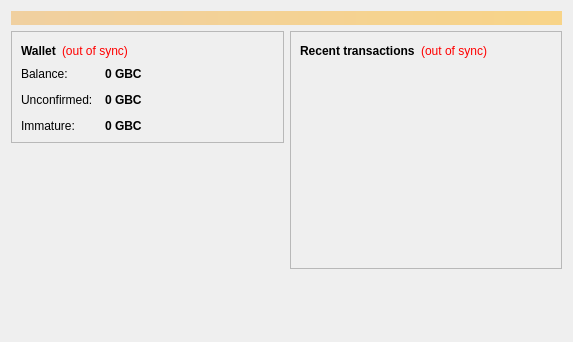
<?xml version="1.0" encoding="UTF-8"?>
<ui version="4.0">
 <class>OverviewPage</class>
 <widget class="QWidget" name="OverviewPage">
  <property name="geometry">
   <rect>
    <x>0</x>
    <y>0</y>
    <width>573</width>
    <height>342</height>
   </rect>
  </property>
  <property name="windowTitle">
   <string>Form</string>
  </property>
  <layout class="QVBoxLayout" name="topLayout">
   <item>
    <widget class="QLabel" name="labelAlerts">
     <property name="visible">
      <bool>false</bool>
     </property>
     <property name="styleSheet">
      <string notr="true">background-color: qlineargradient(x1: 0, y1: 0, x2: 1, y2: 0, stop:0 #F0D0A0, stop:1 #F8D488); color:#000000;</string>
     </property>
     <property name="wordWrap">
      <bool>true</bool>
     </property>
     <property name="margin">
      <number>3</number>
     </property>
    </widget>
   </item>
   <item>
    <layout class="QHBoxLayout" name="horizontalLayout" stretch="1,1">
     <item>
      <layout class="QVBoxLayout" name="verticalLayout_2">
       <item>
        <widget class="QFrame" name="frame">
         <property name="frameShape">
          <enum>QFrame::StyledPanel</enum>
         </property>
         <property name="frameShadow">
          <enum>QFrame::Raised</enum>
         </property>
         <layout class="QVBoxLayout" name="verticalLayout_4">
          <item>
           <layout class="QHBoxLayout" name="horizontalLayout_4">
            <item>
             <widget class="QLabel" name="label_5">
              <property name="font">
               <font>
                <weight>75</weight>
                <bold>true</bold>
               </font>
              </property>
              <property name="text">
               <string>Wallet</string>
              </property>
             </widget>
            </item>
            <item>
             <widget class="QLabel" name="labelWalletStatus">
              <property name="toolTip">
               <string>The displayed information may be out of date. Your wallet automatically synchronizes with the Globalbestcoin network after a connection is established, but this process has not completed yet.</string>
              </property>
              <property name="styleSheet">
               <string notr="true">QLabel { color: red; }</string>
              </property>
              <property name="text">
               <string notr="true">(out of sync)</string>
              </property>
              <property name="alignment">
               <set>Qt::AlignLeading|Qt::AlignLeft|Qt::AlignVCenter</set>
              </property>
             </widget>
            </item>
            <item>
             <spacer name="horizontalSpacer_2">
              <property name="orientation">
               <enum>Qt::Horizontal</enum>
              </property>
              <property name="sizeHint" stdset="0">
               <size>
                <width>40</width>
                <height>20</height>
               </size>
              </property>
             </spacer>
            </item>
           </layout>
          </item>
          <item>
           <layout class="QFormLayout" name="formLayout_2">
            <property name="fieldGrowthPolicy">
             <enum>QFormLayout::AllNonFixedFieldsGrow</enum>
            </property>
            <property name="horizontalSpacing">
             <number>12</number>
            </property>
            <property name="verticalSpacing">
             <number>12</number>
            </property>
            <item row="0" column="0">
             <widget class="QLabel" name="label">
              <property name="text">
               <string>Balance:</string>
              </property>
             </widget>
            </item>
            <item row="0" column="1">
             <widget class="QLabel" name="labelBalance">
              <property name="font">
               <font>
                <weight>75</weight>
                <bold>true</bold>
               </font>
              </property>
              <property name="cursor">
               <cursorShape>IBeamCursor</cursorShape>
              </property>
              <property name="toolTip">
               <string>Your current balance</string>
              </property>
              <property name="text">
               <string notr="true">0 GBC</string>
              </property>
              <property name="textInteractionFlags">
               <set>Qt::LinksAccessibleByMouse|Qt::TextSelectableByKeyboard|Qt::TextSelectableByMouse</set>
              </property>
             </widget>
            </item>
            <item row="1" column="0">
             <widget class="QLabel" name="label_3">
              <property name="text">
               <string>Unconfirmed:</string>
              </property>
             </widget>
            </item>
            <item row="1" column="1">
             <widget class="QLabel" name="labelUnconfirmed">
              <property name="font">
               <font>
                <weight>75</weight>
                <bold>true</bold>
               </font>
              </property>
              <property name="cursor">
               <cursorShape>IBeamCursor</cursorShape>
              </property>
              <property name="toolTip">
               <string>Total of transactions that have yet to be confirmed, and do not yet count toward the current balance</string>
              </property>
              <property name="text">
               <string notr="true">0 GBC</string>
              </property>
              <property name="textInteractionFlags">
               <set>Qt::LinksAccessibleByMouse|Qt::TextSelectableByKeyboard|Qt::TextSelectableByMouse</set>
              </property>
             </widget>
            </item>
            <item row="2" column="0">
             <widget class="QLabel" name="labelImmatureText">
              <property name="text">
               <string>Immature:</string>
              </property>
             </widget>
            </item>
            <item row="2" column="1">
             <widget class="QLabel" name="labelImmature">
              <property name="font">
               <font>
                <weight>75</weight>
                <bold>true</bold>
               </font>
              </property>
              <property name="toolTip">
               <string>Mined balance that has not yet matured</string>
              </property>
              <property name="text">
               <string notr="true">0 GBC</string>
              </property>
              <property name="textInteractionFlags">
               <set>Qt::LinksAccessibleByMouse|Qt::TextSelectableByKeyboard|Qt::TextSelectableByMouse</set>
              </property>
             </widget>
            </item>
           </layout>
          </item>
         </layout>
        </widget>
       </item>
       <item>
        <spacer name="verticalSpacer">
         <property name="orientation">
          <enum>Qt::Vertical</enum>
         </property>
         <property name="sizeHint" stdset="0">
          <size>
           <width>20</width>
           <height>40</height>
          </size>
         </property>
        </spacer>
       </item>
      </layout>
     </item>
     <item>
      <layout class="QVBoxLayout" name="verticalLayout_3">
       <item>
        <widget class="QFrame" name="frame_2">
         <property name="frameShape">
          <enum>QFrame::StyledPanel</enum>
         </property>
         <property name="frameShadow">
          <enum>QFrame::Raised</enum>
         </property>
         <layout class="QVBoxLayout" name="verticalLayout">
          <item>
           <layout class="QHBoxLayout" name="horizontalLayout_2">
            <item>
             <widget class="QLabel" name="label_4">
              <property name="text">
               <string>&lt;b&gt;Recent transactions&lt;/b&gt;</string>
              </property>
             </widget>
            </item>
            <item>
             <widget class="QLabel" name="labelTransactionsStatus">
              <property name="toolTip">
               <string>The displayed information may be out of date. Your wallet automatically synchronizes with the Globalbestcoin network after a connection is established, but this process has not completed yet.</string>
              </property>
              <property name="styleSheet">
               <string notr="true">QLabel { color: red; }</string>
              </property>
              <property name="text">
               <string notr="true">(out of sync)</string>
              </property>
              <property name="alignment">
               <set>Qt::AlignRight|Qt::AlignTrailing|Qt::AlignVCenter</set>
              </property>
             </widget>
            </item>
            <item>
             <spacer name="horizontalSpacer">
              <property name="orientation">
               <enum>Qt::Horizontal</enum>
              </property>
              <property name="sizeHint" stdset="0">
               <size>
                <width>40</width>
                <height>20</height>
               </size>
              </property>
             </spacer>
            </item>
           </layout>
          </item>
          <item>
           <widget class="QListView" name="listTransactions">
            <property name="styleSheet">
             <string notr="true">QListView { background: transparent; }</string>
            </property>
            <property name="frameShape">
             <enum>QFrame::NoFrame</enum>
            </property>
            <property name="verticalScrollBarPolicy">
             <enum>Qt::ScrollBarAlwaysOff</enum>
            </property>
            <property name="horizontalScrollBarPolicy">
             <enum>Qt::ScrollBarAlwaysOff</enum>
            </property>
            <property name="selectionMode">
             <enum>QAbstractItemView::NoSelection</enum>
            </property>
           </widget>
          </item>
         </layout>
        </widget>
       </item>
       <item>
        <spacer name="verticalSpacer_2">
         <property name="orientation">
          <enum>Qt::Vertical</enum>
         </property>
         <property name="sizeHint" stdset="0">
          <size>
           <width>20</width>
           <height>40</height>
          </size>
         </property>
        </spacer>
       </item>
      </layout>
     </item>
    </layout>
   </item>
  </layout>
 </widget>
 <resources/>
 <connections/>
</ui>
